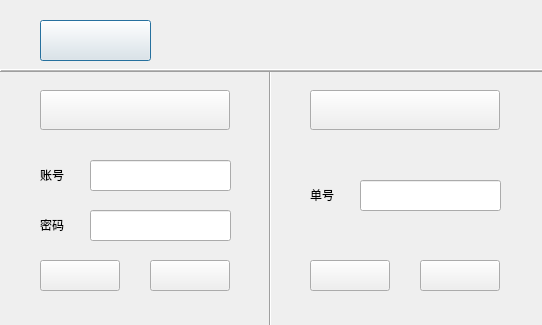
<?xml version="1.0" encoding="UTF-8"?>
<ui version="4.0">
 <class>Dialog</class>
 <widget class="QDialog" name="Dialog">
  <property name="geometry">
   <rect>
    <x>0</x>
    <y>0</y>
    <width>542</width>
    <height>325</height>
   </rect>
  </property>
  <property name="windowTitle">
   <string>微博爬虫软件</string>
  </property>
  <widget class="QLabel" name="proxy_status">
   <property name="geometry">
    <rect>
     <x>220</x>
     <y>30</y>
     <width>161</width>
     <height>31</height>
    </rect>
   </property>
   <property name="font">
    <font>
     <family>微软雅黑</family>
    </font>
   </property>
   <property name="text">
    <string/>
   </property>
  </widget>
  <widget class="QLabel" name="code_account_label">
   <property name="geometry">
    <rect>
     <x>40</x>
     <y>160</y>
     <width>60</width>
     <height>30</height>
    </rect>
   </property>
   <property name="font">
    <font>
     <family>微软雅黑</family>
    </font>
   </property>
   <property name="text">
    <string>账号</string>
   </property>
  </widget>
  <widget class="QLabel" name="code_password_label">
   <property name="geometry">
    <rect>
     <x>40</x>
     <y>210</y>
     <width>60</width>
     <height>30</height>
    </rect>
   </property>
   <property name="font">
    <font>
     <family>微软雅黑</family>
    </font>
   </property>
   <property name="text">
    <string>密码</string>
   </property>
  </widget>
  <widget class="QLabel" name="code_status">
   <property name="geometry">
    <rect>
     <x>220</x>
     <y>30</y>
     <width>381</width>
     <height>31</height>
    </rect>
   </property>
   <property name="text">
    <string/>
   </property>
  </widget>
  <widget class="QLineEdit" name="proxy_text">
   <property name="geometry">
    <rect>
     <x>360</x>
     <y>180</y>
     <width>141</width>
     <height>31</height>
    </rect>
   </property>
   <property name="font">
    <font>
     <family>微软雅黑</family>
    </font>
   </property>
  </widget>
  <widget class="QLineEdit" name="code_account">
   <property name="geometry">
    <rect>
     <x>90</x>
     <y>160</y>
     <width>141</width>
     <height>31</height>
    </rect>
   </property>
   <property name="font">
    <font>
     <family>微软雅黑</family>
    </font>
   </property>
   <property name="styleSheet">
    <string notr="true"/>
   </property>
  </widget>
  <widget class="QLineEdit" name="code_password">
   <property name="geometry">
    <rect>
     <x>90</x>
     <y>210</y>
     <width>141</width>
     <height>31</height>
    </rect>
   </property>
   <property name="font">
    <font>
     <family>微软雅黑</family>
    </font>
   </property>
   <property name="echoMode">
    <enum>QLineEdit::Password</enum>
   </property>
  </widget>
  <widget class="QPushButton" name="main_win">
   <property name="geometry">
    <rect>
     <x>40</x>
     <y>20</y>
     <width>111</width>
     <height>41</height>
    </rect>
   </property>
   <property name="font">
    <font>
     <family>微软雅黑</family>
    </font>
   </property>
   <property name="styleSheet">
    <string notr="true">border-image:url(ico/mainBt.png)</string>
   </property>
   <property name="text">
    <string/>
   </property>
  </widget>
  <widget class="QPushButton" name="code_bt">
   <property name="geometry">
    <rect>
     <x>40</x>
     <y>260</y>
     <width>80</width>
     <height>31</height>
    </rect>
   </property>
   <property name="font">
    <font>
     <family>微软雅黑</family>
    </font>
   </property>
   <property name="styleSheet">
    <string notr="true">border-image:url(ico/validate.png)</string>
   </property>
   <property name="text">
    <string/>
   </property>
  </widget>
  <widget class="QPushButton" name="code_clean">
   <property name="geometry">
    <rect>
     <x>150</x>
     <y>260</y>
     <width>80</width>
     <height>31</height>
    </rect>
   </property>
   <property name="font">
    <font>
     <family>微软雅黑</family>
    </font>
   </property>
   <property name="styleSheet">
    <string notr="true">border-image:url(ico/eliminate.png)</string>
   </property>
   <property name="text">
    <string/>
   </property>
  </widget>
  <widget class="QPushButton" name="proxy_bt">
   <property name="geometry">
    <rect>
     <x>310</x>
     <y>260</y>
     <width>80</width>
     <height>31</height>
    </rect>
   </property>
   <property name="font">
    <font>
     <family>微软雅黑</family>
    </font>
   </property>
   <property name="styleSheet">
    <string notr="true">border-image:url(ico/validate.png)</string>
   </property>
   <property name="text">
    <string/>
   </property>
  </widget>
  <widget class="QPushButton" name="proxy_clean">
   <property name="geometry">
    <rect>
     <x>420</x>
     <y>260</y>
     <width>80</width>
     <height>31</height>
    </rect>
   </property>
   <property name="font">
    <font>
     <family>微软雅黑</family>
    </font>
   </property>
   <property name="styleSheet">
    <string notr="true">border-image:url(ico/eliminate.png)</string>
   </property>
   <property name="text">
    <string/>
   </property>
  </widget>
  <widget class="Line" name="line_3">
   <property name="geometry">
    <rect>
     <x>0</x>
     <y>60</y>
     <width>601</width>
     <height>21</height>
    </rect>
   </property>
   <property name="frameShadow">
    <enum>QFrame::Raised</enum>
   </property>
   <property name="lineWidth">
    <number>1</number>
   </property>
   <property name="midLineWidth">
    <number>1</number>
   </property>
   <property name="orientation">
    <enum>Qt::Horizontal</enum>
   </property>
  </widget>
  <widget class="Line" name="line_2">
   <property name="geometry">
    <rect>
     <x>260</x>
     <y>70</y>
     <width>20</width>
     <height>271</height>
    </rect>
   </property>
   <property name="orientation">
    <enum>Qt::Vertical</enum>
   </property>
  </widget>
  <widget class="QPushButton" name="buy_code">
   <property name="geometry">
    <rect>
     <x>40</x>
     <y>90</y>
     <width>190</width>
     <height>40</height>
    </rect>
   </property>
   <property name="styleSheet">
    <string notr="true">border-image:url(ico/code.png)</string>
   </property>
   <property name="text">
    <string/>
   </property>
  </widget>
  <widget class="QPushButton" name="buy_proxy">
   <property name="geometry">
    <rect>
     <x>310</x>
     <y>90</y>
     <width>190</width>
     <height>40</height>
    </rect>
   </property>
   <property name="styleSheet">
    <string notr="true">border-image:url(ico/proxy.png)</string>
   </property>
   <property name="text">
    <string/>
   </property>
  </widget>
  <widget class="QLabel" name="code_account_label_2">
   <property name="geometry">
    <rect>
     <x>310</x>
     <y>180</y>
     <width>60</width>
     <height>30</height>
    </rect>
   </property>
   <property name="font">
    <font>
     <family>微软雅黑</family>
    </font>
   </property>
   <property name="text">
    <string>单号</string>
   </property>
  </widget>
  <zorder>line_2</zorder>
  <zorder>proxy_status</zorder>
  <zorder>code_account_label</zorder>
  <zorder>code_password_label</zorder>
  <zorder>code_status</zorder>
  <zorder>proxy_text</zorder>
  <zorder>code_account</zorder>
  <zorder>code_password</zorder>
  <zorder>main_win</zorder>
  <zorder>code_bt</zorder>
  <zorder>code_clean</zorder>
  <zorder>proxy_bt</zorder>
  <zorder>proxy_clean</zorder>
  <zorder>line_3</zorder>
  <zorder>buy_code</zorder>
  <zorder>buy_proxy</zorder>
  <zorder>code_account_label_2</zorder>
 </widget>
 <resources/>
 <connections/>
</ui>
